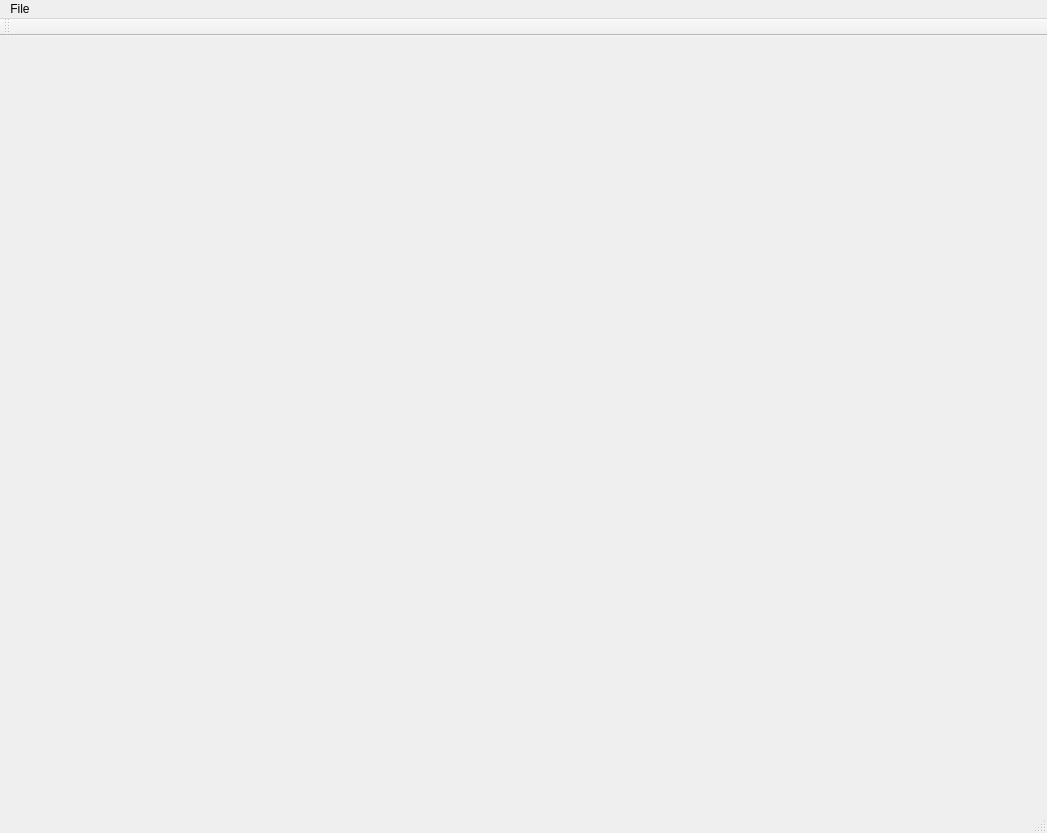
<?xml version="1.0" encoding="UTF-8"?>
<ui version="4.0">
 <class>StreamClass</class>
 <widget class="QMainWindow" name="StreamClass">
  <property name="geometry">
   <rect>
    <x>0</x>
    <y>0</y>
    <width>1047</width>
    <height>833</height>
   </rect>
  </property>
  <property name="windowTitle">
   <string>Stream</string>
  </property>
  <widget class="QWidget" name="centralWidget">
   <layout class="QGridLayout" name="gridLayout">
    <property name="leftMargin">
     <number>3</number>
    </property>
    <property name="topMargin">
     <number>3</number>
    </property>
    <property name="rightMargin">
     <number>3</number>
    </property>
    <property name="bottomMargin">
     <number>3</number>
    </property>
    <property name="spacing">
     <number>3</number>
    </property>
   </layout>
  </widget>
  <widget class="QMenuBar" name="menuBar">
   <property name="geometry">
    <rect>
     <x>0</x>
     <y>0</y>
     <width>1047</width>
     <height>25</height>
    </rect>
   </property>
   <widget class="QMenu" name="menuFile">
    <property name="title">
     <string>File</string>
    </property>
    <addaction name="actionExit"/>
   </widget>
   <addaction name="menuFile"/>
  </widget>
  <widget class="QToolBar" name="mainToolBar">
   <attribute name="toolBarArea">
    <enum>TopToolBarArea</enum>
   </attribute>
   <attribute name="toolBarBreak">
    <bool>false</bool>
   </attribute>
  </widget>
  <widget class="QStatusBar" name="statusBar"/>
  <action name="actionExit">
   <property name="text">
    <string>Exit</string>
   </property>
  </action>
 </widget>
 <layoutdefault spacing="6" margin="11"/>
 <resources>
  <include location="Stream.qrc"/>
 </resources>
 <connections/>
</ui>
